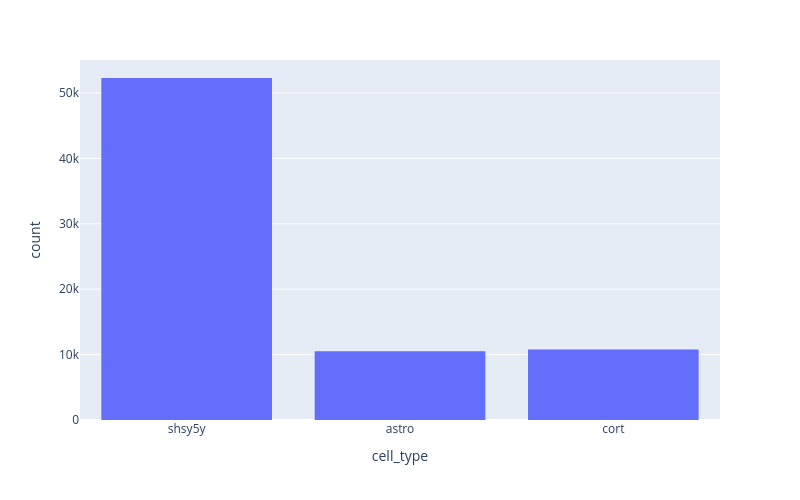

Notebook cell for this chart:
### Code cell
plot_distribution('cell_type')

### Figure 1 — Plotly figure (JSON) as saved in the notebook; plotly's stock layout.template omitted (floating-point values rounded to 4 significant figures; data arrays with more than 128 entries replaced by an {"elided": "..."} marker saying what was removed)
{"data": [{"bingroup": "x", "hovertemplate": "cell_type=%{x}<br>count=%{y}<extra></extra>", "legendgroup": "", "marker": {"color": "#636efa", "pattern": {"shape": ""}}, "name": "", "orientation": "v", "showlegend": false, "type": "histogram", "x": {"elided": "73585 str values"}, "xaxis": "x", "yaxis": "y"}], "layout": {"barmode": "relative", "height": 500, "legend": {"tracegroupgap": 0}, "margin": {"t": 60}, "width": 800, "xaxis": {"anchor": "y", "domain": [0, 1], "title": {"text": "cell_type"}}, "yaxis": {"anchor": "x", "domain": [0, 1], "title": {"text": "count"}}}}
